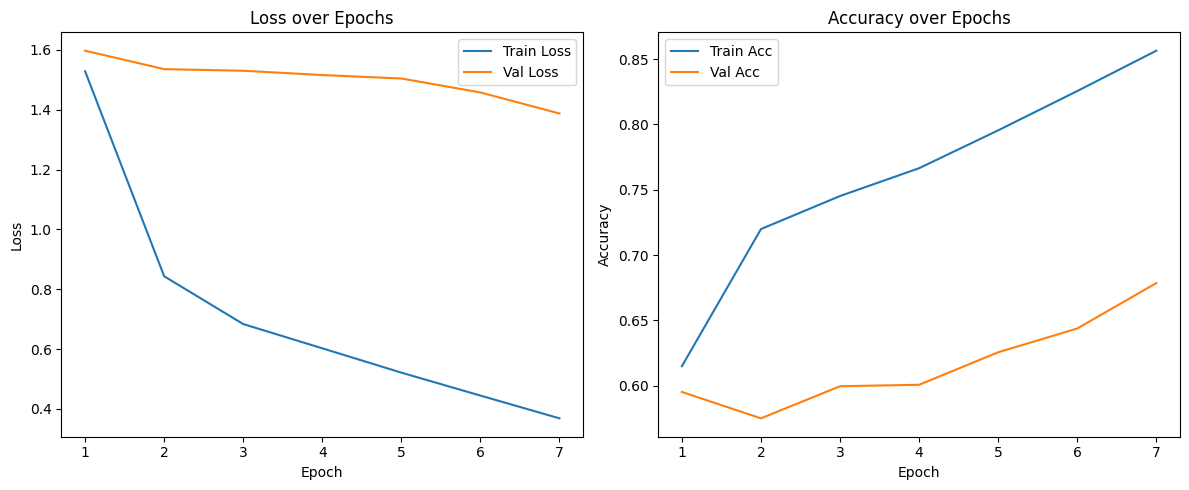
#> input picture transformer/transformer_data.png, 1189 x 490 px
$ python -i segmentation.py   (imports and definitions only)
#> lines starting #> are read from the running program, lines starting #| are printed output that depends on the picture
import numpy as np
from skimage import filters, measure, morphology

def segment_components(img, min_area=20):
    """
    img: 2D np.array (grayscale 0..1)
    returns: list of (y1, x1, y2, x2) bounding boxes
    """
#> called with min_area = 20
    th = img > filters.threshold_otsu(img)
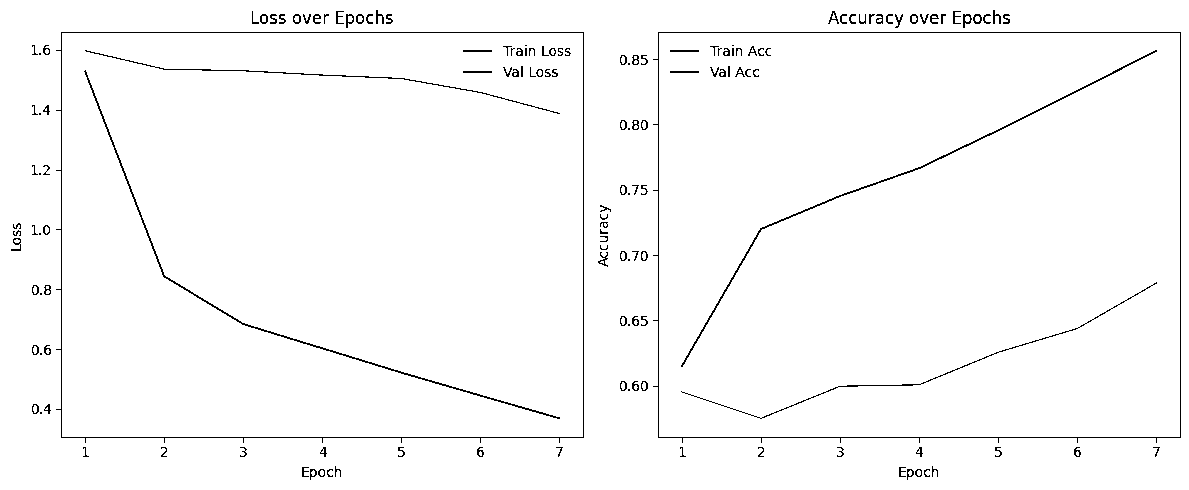
#> th: shape (490, 1189) bool; 98% white; black in thin lines or dots
    th = morphology.remove_small_objects(th, min_size=min_area)
#> th: shape (490, 1189) bool; 98% white; black in thin lines or dots
    lbl = measure.label(th)
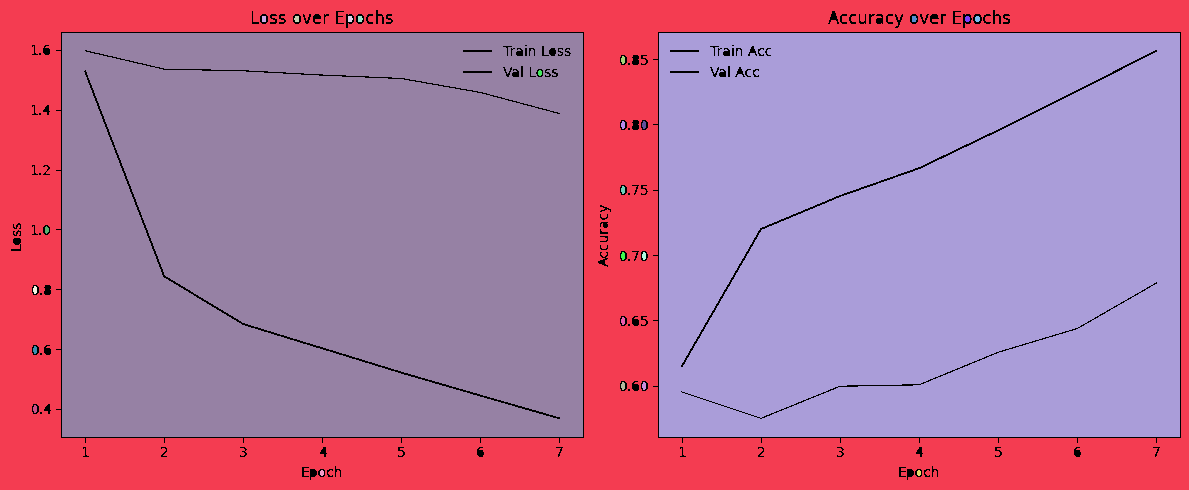
#> lbl: shape (490, 1189) int32; 27 distinct labels, from 0 to 26; one colour per label, 0 black
    boxes = []
    for r in measure.regionprops(lbl):
        if r.area < min_area:
            continue
        y1, x1, y2, x2 = r.bbox
        boxes.append((y1, x1, y2, x2))
#> this loop made 26 passes
#> (y1, x1, y2, x2) on passes 1 to 12: (0, 0, 490, 1189), (16, 262, 22, 266), (16, 294, 22, 299), (16, 348, 22, 353), (16, 358, 22, 363), (16, 912, 22, 917), (16, 965, 22, 970), (16, 975, 22, 980), (33, 62, 437, 583), (33, 659, 437, 1180), (56, 621, 64, 625), (70, 538, 76, 542)
#> after the loop, boxes = 26 items, first 6: (0, 0, 490, 1189), (16, 262, 22, 266), (16, 294, 22, 299), (16, 348, 22, 353), (16, 358, 22, 363), (16, 912, 22, 917)
    boxes.sort(key=lambda b: (b[1], b[0]))  # sort by x then y
    return boxes

>>> import cv2
>>> picture = cv2.imread('../../transformer/transformer_data.png', cv2.IMREAD_GRAYSCALE)
>>> result = segment_components(picture)
#> result = 26 items, first 6: (0, 0, 490, 1189), (286, 33, 294, 37), (346, 33, 354, 37), (405, 33, 413, 37), (226, 45, 234, 49), (33, 62, 437, 583)
